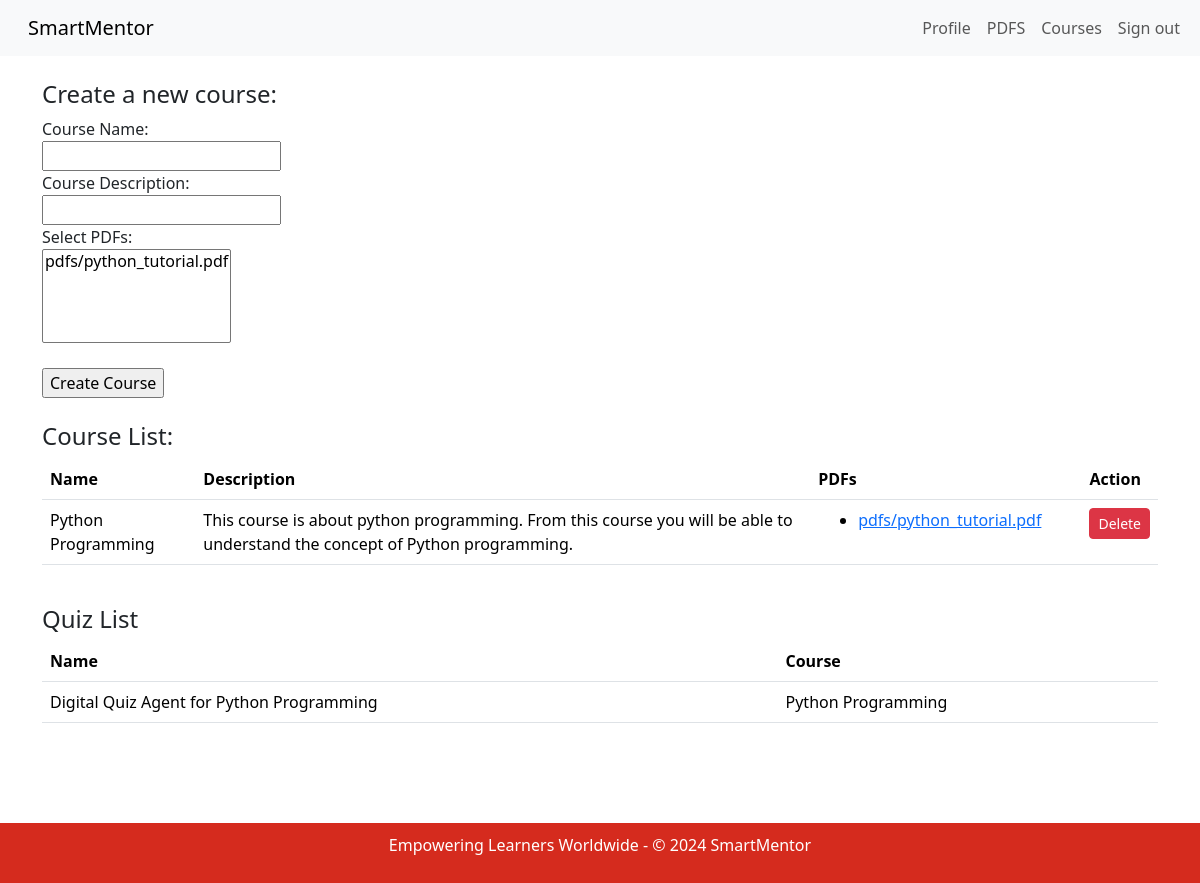
The page /teacher/courses (signed in) on the database as committed earlier.
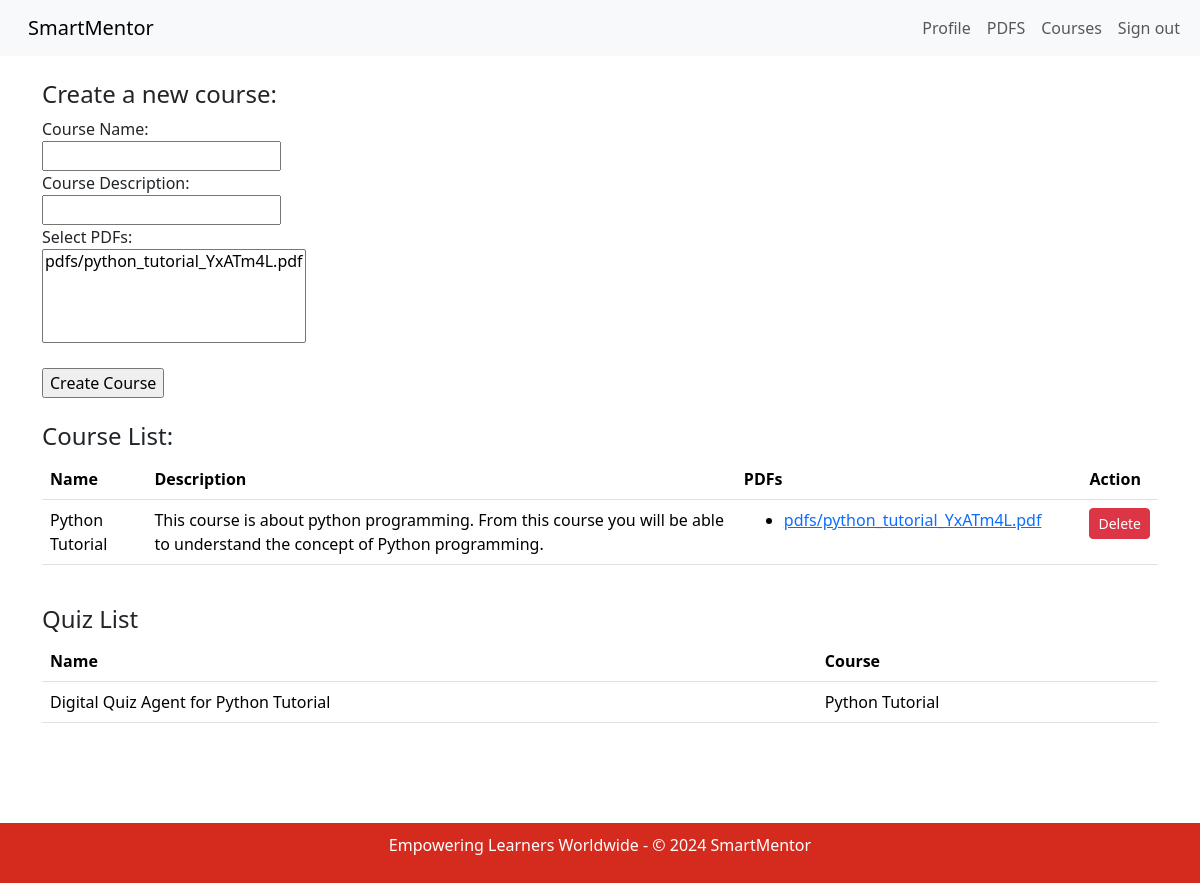
The same page on the database as committed later.
### app/models.py (models this page shows, shortened)
class Course(models.Model):
    name = models.CharField(max_length=50, default='course')
    description = models.CharField(max_length=200, default='Default description')
    pdfs = models.ManyToManyField(PDF, blank=True, related_name='courses')
    time_created = models.DateTimeField(auto_now_add=True, null=True)
    teacher = models.ForeignKey('Teacher', on_delete=models.CASCADE, related_name='courses', default=Teacher.get_default_teacher)

class PDF(models.Model):
    file = models.FileField(upload_to='pdfs/')
    uploaded_by = models.ForeignKey('Teacher', on_delete=models.CASCADE)

class Quiz(models.Model):
    course = models.ForeignKey(Course, on_delete=models.CASCADE, null=True)
    name = models.CharField(max_length=255)
    teacher = models.ForeignKey(Teacher, on_delete=models.CASCADE, related_name='quizzes', default=1)

### app/views.py (the view, shortened to what this page needs)
# urls.py: path('teacher/courses', TeacherCourseView.as_view(), name='teacher_courses'),
class TeacherCourseView(LoginRequiredMixin, ListView):
    model = Course
    form_class = CourseForm
    template_name = 'app/teacher_course.html'
    def get_queryset(self):
        if hasattr(self.request.user, 'teacher'):
            return Course.objects.filter(teacher=self.request.user.teacher)
        else:
            return Course.objects.none()

### app/templates/app/teacher_course.html (shortened to what this page needs)
{% extends "app/base.html" %}
{% block content %}
    {% if user.is_authenticated %}
        {% if user.profile.role == 'teacher' %}
            <nav class="navbar navbar-expand-lg bg-body-tertiary">
                <div class="container-fluid">
                    <a class="navbar-brand" href="/">SmartMentor</a>
                    <div class="collapse navbar-collapse" id="navbarSupportedContent">
                        <ul class="navbar-nav me-auto mb-2 mb-lg-0">
                            <li class="nav-item">
                                <a class="nav-link" href="{% url 'teacher_profile' %}">Profile</a>
                            </li>
                            <li class="nav-item">
                                <a class="nav-link" href="{% url 'teacher_pdfs' %}">PDFS</a>
                            </li>
                              <li class="nav-item">
                                  <a class="nav-link" href="{% url 'teacher_courses' %}">Courses</a>
                              </li>
                            <li class="nav-item">
                                <form action="{% url 'logout' %}" method="post" style="margin: 0">
                                    <button type="submit" class="nav-link" style="background: none; border: none; cursor: pointer;">Sign out</button>
                                </form>
                            </li>
                        </ul>
                    </div>
                </div>
            </nav>
            <br />
            <div class="container-xl">
                <section>
                    <h4>Create a new course:</h4>
                    <form action="{% url 'course_create' %}" method="post">
                        <label for="name">Course Name:</label><br>
                        <input type="text" id="name" name="name"><br>
                        <label for="description">Course Description:</label><br>
                        <input type="text" id="description" name="description"><br>
                        <label for="pdfs">Select PDFs:</label><br>
                        <select id="pdfs" name="pdfs" multiple>
                            {% for pdf in user.teacher.pdfs.all %}
                                <option value="{{ pdf.id }}">{{ pdf.file.name }}</option>
                            {% endfor %}
                        </select><br><br>
                        <input type="submit" value="Create Course">
                    </form>
                </section>
            </div>
            <br />
            <div class="container-xl">
                <section>
                    <h4>Course List:</h4>
                    {% if user.profile.teacher.courses_list.all %}
                        <table class="table">
                            <thead>
                                <tr>
                                    <th>Name</th>
                                    <th>Description</th>
                                    <th>PDFs</th>
                                    <th>Action</th>
                                </tr>
                            </thead>
                            <tbody>
                                {% for course in user.profile.teacher.courses_list.all %}
                                    <tr>
                                        <td>{{ course.name }}</td>
                                        <td>{{ course.description }}</td>
                                        <td>
                                            <ul>
                                                {% for pdf in course.pdfs.all %}
                                                    <li><a href="{{ pdf.file.url }}">{{ pdf.file.name }}</a></li>
                                                {% endfor %}
                                            </ul>
                                        </td>
                                        <td>
                                            <form method="post" action="{% url 'course_delete' course.id %}">
                                                <button type="submit" class="btn btn-danger btn-sm">Delete</button>
                                            </form>
                                        </td>
                                    </tr>
                                {% endfor %}
                            </tbody>
                        </table>
                    {% else %}
                        <p>No courses created, must upload pdfs to create course!</p>
                    {% endif %}
                </section>
            </div>
            <br />
            <div class="container-xl">
                <section>
                    <h4>Quiz List</h4>
                    {% if user.profile.teacher.quizzes.all %}
                        <table class="table">
                            <thead>
                                <tr>
                                    <th>Name</th>
                                    <th>Course</th>
                                </tr>
                            </thead>
                            <tbody>
                                {% for quiz in user.profile.teacher.quizzes.all %}
                                    <tr>
                                        <td>{{ quiz.name }}</td>
                                        <td>{{ quiz.course.name }}</td>
                                    </tr>
                                {% endfor %}
                            </tbody>
                        </table>
                    {% else %}
                        <p>No quizzes created yet!</p>
                    {% endif %}
                </section>
            </div>
            <br />
            <br />
            <br />
            <br />
            <br />
            <br />
        {% else %}
            <h1>Access Denied</h1>
            <p>You are not authorized to view this page. Please <a href="/">back</a> to home.</p>
        {% endif %}
    {% endif %}
{% endblock %}

### app/templates/app/base.html (shortened to what this page needs)
{% load static %}
<!DOCTYPE html>
<html>
  <head>
    <link
      rel="stylesheet"
      href="https://cdn.jsdelivr.net/npm/bootstrap@5.3.3/dist/css/bootstrap.rtl.min.css"
    />
    <link rel="stylesheet" href="{% static 'css/footer.css' %}" />
  </head>
  <body>
    {% block content %} {% endblock %}
  </body>
  <footer>
    <p>Empowering Learners Worldwide - © 2024 SmartMentor</p>
  </footer>
</html>

### static/css/footer.css (style rules this page uses)
footer { background-color: #D52B1E; color: #fff; text-align: center; padding: 10px 0; position: fixed; width: 100%; bottom: 0; }

Rows that differ between the two databases and show on the page:
removed Course: name "Python Programming", description "This course is about python programming. From this course you will be able to understand the concept of Python programming."
removed PDF: {{ pdf.id }} 3 (drawn), file.name "pdfs/python_tutorial.pdf"
removed Quiz: name "Digital Quiz Agent for Python Programming", course.name "Python Programming"
added Course: name "Python Tutorial", description "This course is about python programming. From this course you will be able to understand the concept of Python programming."
added PDF: {{ pdf.id }} 4 (drawn), file.name "pdfs/python_tutorial_YxATm4L.pdf"
added Quiz: name "Digital Quiz Agent for Python Tutorial", course.name "Python Tutorial"
Other text that changed with them:
form field pdfs: "pdfs/python_tutorial.pdf" → "pdfs/python_tutorial_YxATm4L.pdf"
